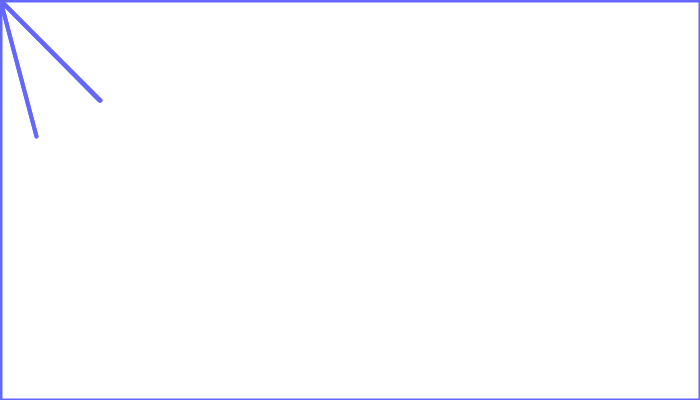
Frame 1 (no input)
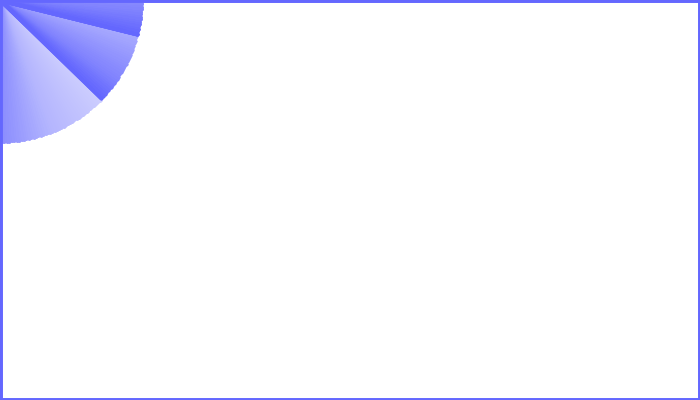
Frame 60 (the mouse pressed at the canvas centre just before this capture)
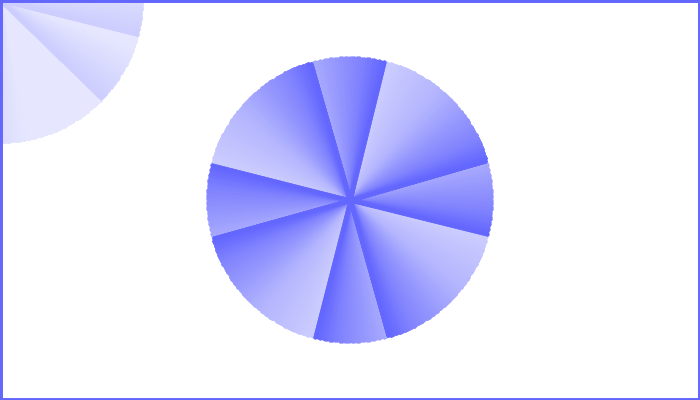
Frame 120 (the mouse held since frame 60 and released just before this capture)

The Processing sketch that drew these frames (run headless with seeded random() and noise(); from frame 60 on, the mouse is pressed at the canvas centre):

// Processing sketch: processing_34491
// ── processing_34491.pde

//int x =10;
//int click =0;
float rotation =0;
float spin = 0;

void setup() {

  size(700, 400);
  background(255);
  //fill( 251,0,0,80);
  stroke (100,103,254);
  strokeWeight(4);
}
void draw() {
  
  rect (0,0,700,400);
  fill(255, 5);


 // fill(255)
  
  if (mouseX < 700) {
    //fill(251,0,80); 
  }
  //if (mouseX>233 && mouseX<466){
    //fill(0);
 // }
 // if (mouseX>466 && mouseX<700){
   // fill(251,102,0);
  //}
 
  //ellipse(mouseX,mouseY,x,x);
  rotation = 0;
  //background(0);
  //pushMatrix();
  translate(mouseX, mouseY);
  rotate(radians(spin));
  spin = spin +1;
  
  while(rotation<360){
    //pushMatrix();
    
    rotate (radians(rotation));
    line (0,0,100,100);
    rotation = rotation+10;
    line (0,0,100,100);
    
    rotation = rotation+20;
  }
 
}
